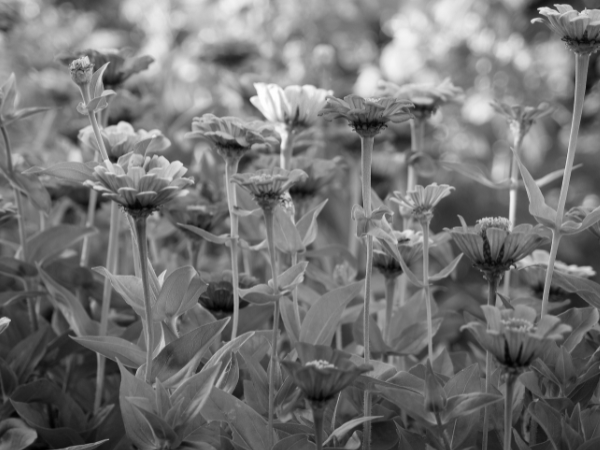
#> input picture Image_processing2/my_image_grayscale_cv2.png, 600 x 450 px
$ python ex02_05.py
#> lines starting #> are read from the running program, lines starting #| are printed output that depends on the picture
#> further down, gray_img is the input picture: shape (450, 600); min 0, max 254, mean 115.6
import cv2
import numpy as np
import matplotlib.pyplot as plt

def normalize(img):
    src_float = img.astype(np.float32)

    min_val, max_val, min_loc, max_loc = cv2.minMaxLoc(img)
#> min_val = 0; max_val = 254; min_loc = (42, 448); max_loc = (259, 87)
    mean_val = np.mean(img)
#> mean_val = 115.6
    diff = max_val - min_val
#> diff = 254
    stretch_factor = 255.0 / diff if diff != 0 else 1.0
#> stretch_factor = 1
    print(f"Min: {min_val}, Max: {max_val}, Mean: {mean_val:.2f}")
#| Min: 0.0, Max: 254.0, Mean: 115.57
    print(f"Stretch Factor: {stretch_factor:.2f}")
#| Stretch Factor: 1.00
    dst_float = (src_float - min_val) * stretch_factor

    return np.clip(dst_float, 0, 255).astype(np.uint8)


filename = 'my_image_grayscale_cv2.png'
gray_img = cv2.imread(filename, cv2.IMREAD_GRAYSCALE)

if gray_img is None:
    print(f"Error: Could not find grayscale image '{filename}'")
else:

    normalized_img = normalize(gray_img)


    plt.figure(figsize=(10, 4))
    plt.subplot(1, 2, 1)
    plt.imshow(gray_img, cmap='gray', vmin=0, vmax=255)
    plt.title("Original (From Convert File)")

    plt.subplot(1, 2, 2)
    plt.imshow(normalized_img, cmap='gray', vmin=0, vmax=255)
    plt.title("After Normalization")

    plt.show()
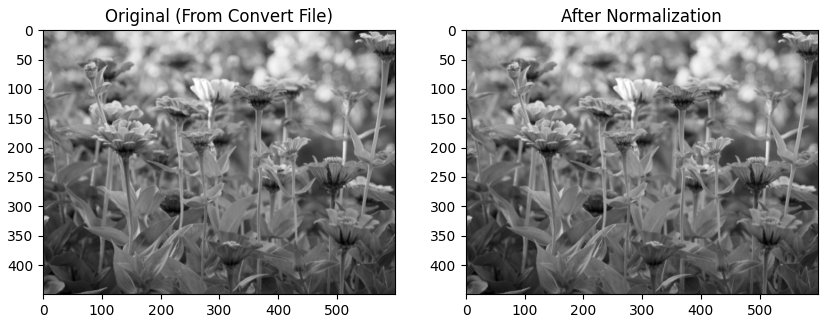
#> figure drawn by matplotlib, 2 panels
